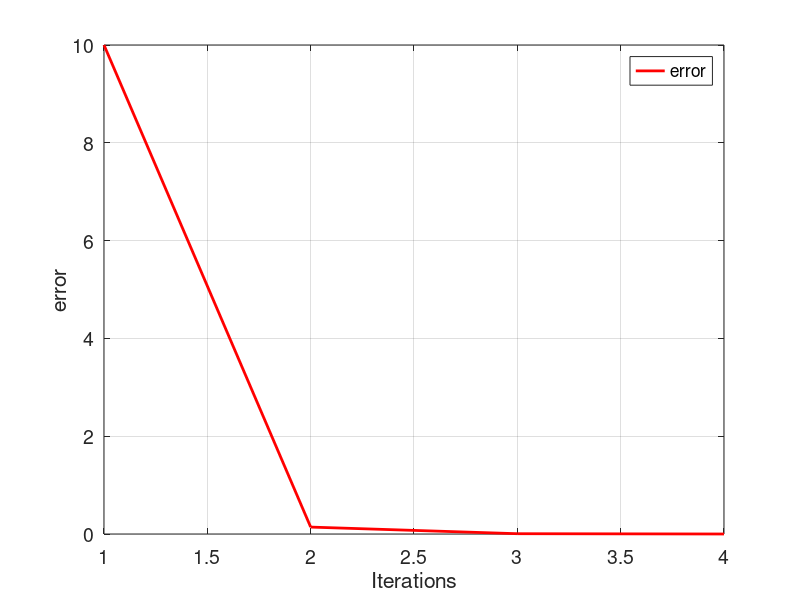

MATLAB code to generate this figure:
valor_inicial=0.6
i=1
e(i)=10
while(e(i) > 0.0001)
    if (i == 1)
        x(i) = valor_inicial;
    end
    fx = log((x(i)^2)+1)-exp(x(i)/2)*cos(pi*x(i))
    fp_x = ((2*x(i))/((x(i)^2)+1))-(((exp(x(i)/2))*cos(pi*x(i)))/2)+((pi*exp(x(i)/2))*sin(pi*x(i)))
   
    x(i+1)= (x(i))-(fx / fp_x)
    i= i+1;
    
     

   
    e(i) = abs(x(i-1)-x(i));
    
    if (e(i) > 50);
        break;
    end
end

tamanio = size(e);
ite= 1:1:tamanio(2);

figure ('DefaultAxesFontsize', 14)
set (gcf, 'color', 'green');
plot(ite,e,'color',[1 0 0],'LineWidth',2);
grid on
hold on
xlabel('Iterations')
ylabel('error')
legend ('error')